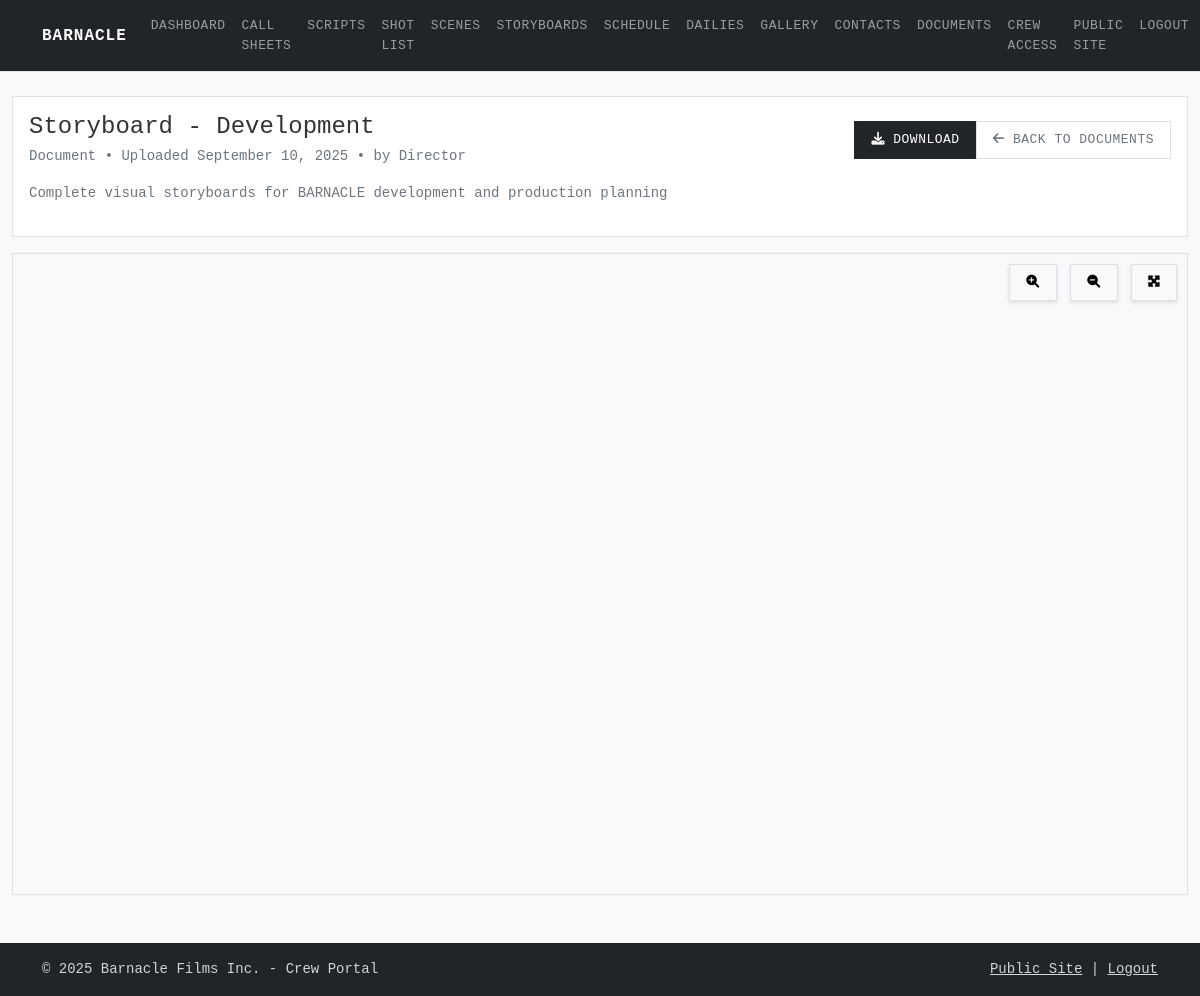
The page /view/3 (signed in) on the database its author committed.
### app.py (models this page shows, shortened)
class Document(db.Model):
    id = db.Column(db.Integer, primary_key=True)
    title = db.Column(db.String(200), nullable=False)
    filename = db.Column(db.String(200), nullable=False)
    filepath = db.Column(db.String(300), nullable=False)
    document_type = db.Column(db.String(50), nullable=False)  # script, sides, dailies, photo, document
    file_size = db.Column(db.Integer)
    mime_type = db.Column(db.String(100))
    description = db.Column(db.Text)
    created_at = db.Column(db.DateTime, default=datetime.utcnow)
    created_by = db.Column(db.String(100))

### app.py (the view)
@app.route('/view/<int:doc_id>')
def view_document(doc_id):
    if not session.get('crew_logged_in'):
        return redirect(url_for('crew_login'))
    document = Document.query.get_or_404(doc_id)
    return render_template('crew/document_viewer.html', document=document)

### templates/crew/document_viewer.html (shortened to what this page needs)
{% extends "crew/crew_base.html" %}
{% block content %}
<div class="container-fluid mt-4">
    <div class="row">
        <div class="col-12">
            <div class="card mb-3">
                <div class="card-body">
                    <div class="d-flex justify-content-between align-items-center">
                        <div>
                            <h4 class="mb-1">{{ document.title }}</h4>
                            <p class="text-muted mb-0">
                                {{ document.document_type.title() }} •
                                Uploaded {{ document.created_at.strftime('%B %d, %Y') }}
                                {% if document.created_by %} • by {{ document.created_by }}{% endif %}
                            </p>
                        </div>
                        <div class="btn-group">
                            <a href="{{ url_for('download_document', doc_id=document.id) }}"
                               class="btn btn-primary">
                                <i class="fas fa-download"></i> Download
                            </a>
                            <a href="{{ url_for('crew_documents') }}"
                               class="btn btn-outline-secondary">
                                <i class="fas fa-arrow-left"></i> Back to Documents
                            </a>
                        </div>
                    </div>
                    {% if document.description %}
                    <div class="mt-3">
                        <p class="text-muted">{{ document.description }}</p>
                    </div>
                    {% endif %}
                </div>
            </div>
            <div class="card">
                <div class="card-body p-0">
                    <div class="pdf-viewer-container" style="height: 80vh;">
                        <iframe
                            src="{{ url_for('static', filename=document.filepath) }}#toolbar=1&navpanes=1&scrollbar=1&view=FitH"
                            width="100%"
                            height="100%"
                            style="border: none;">
                            <p>Your browser does not support PDFs.
                               <a href="{{ url_for('download_document', doc_id=document.id) }}">Download the PDF</a>
                            </p>
                        </iframe>
                    </div>
                </div>
            </div>
        </div>
    </div>
</div>
{% endblock %}

### static/css/main.css (style rules this page uses)
:root { --bb-primary: #2c5f63; --bb-secondary: #6c757d; --bb-accent: #495057; --bb-dark: #212529; --bb-light: #f8f9fa; --bb-border: #dee2e6; }
body { font-family: 'SF Mono', 'Monaco', 'Inconsolata', 'Roboto Mono', 'Courier New', monospace; line-height: 1.5; font-size: 14px; color: var(--bb-dark); background-color: #ffffff; }
.btn { font-family: inherit; font-size: 13px; font-weight: 500; border-radius: 0; border: 1px solid var(--bb-border); padding: 8px 16px; text-transform: uppercase; letter-spacing: 0.5px; transition: all 0.2s ease; }
.btn-primary { background-color: var(--bb-dark); border-color: var(--bb-dark); color: white; }
.card { border: 1px solid var(--bb-border); border-radius: 0; box-shadow: none; background-color: white; }
.crew-portal { background-color: #f8f9fa; color: var(--bb-dark); }
.fade-in { animation: fadeIn 0.5s ease-in; }

### static/css/crew.css (style rules this page uses)
.crew-portal { background-color: #f8f9fa; min-height: 100vh; font-family: 'SF Mono', 'Monaco', 'Inconsolata', 'Roboto Mono', 'Courier New', monospace; }
.crew-portal .card { background-color: rgba(255, 255, 255, 0.95); color: #333; }
.crew-portal .text-muted { color: #6c757d !important; }

### templates/crew/document_viewer.html (style rules this page uses)
.pdf-viewer-container { position: relative; background: #f8f9fa; }
.pdf-viewer-container iframe { border-radius: 0.375rem; }

### rows shown on the page
Document: title "Storyboard - Development", document_type "Document", created_at "September 10, 2025", created_by "Director", description "Complete visual storyboards for BARNACLE development and production planning"
